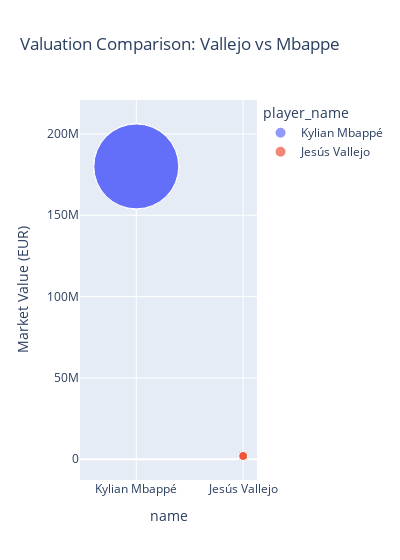

The notebook cell saved with this chart:
### Code cell
# Sample data (replace with your actual data)
# Assume you have a DataFrame named 'valuations' with columns 'player_name' and 'market_value_in_eur'

# Filter the DataFrame for Jesús Vallejo and Lionel Messi
players_to_plot = ["Jesús Vallejo", "Kylian Mbappé"]
filtered_players = test[test['name'].isin(players_to_plot)]

# Create the bubble chart
fig = px.scatter(filtered_players, x='name', y='market_value_in_eur', 
                 size='market_value_in_eur', color='player_name',
                 labels={'market_value_in_eur': 'Market Value (EUR)'}, 
                 title='Valuation Comparison: Vallejo vs Mbappe',
                width=400,
                size_max=60)

# Customize the appearance of the bubble chart
fig.update_traces(marker=dict(line=dict(width=2, color='DarkSlateGrey')),
                  selector=dict(mode='markers+text'))

# Show the chart
fig.show()

### Figure 1 — Plotly figure (JSON) as saved in the notebook; plotly's stock layout.template omitted (floating-point values rounded to 4 significant figures; data arrays with more than 128 entries replaced by an {"elided": "..."} marker saying what was removed)
{"data": [{"hovertemplate": "player_name=Kylian Mbappé<br>name=%{x}<br>Market Value (EUR)=%{marker.size}<extra></extra>", "legendgroup": "Kylian Mbappé", "marker": {"color": "#636efa", "size": {"elided": "282 int values"}, "sizemode": "area", "sizeref": 50000, "symbol": "circle"}, "mode": "markers", "name": "Kylian Mbappé", "orientation": "v", "showlegend": true, "type": "scatter", "x": {"elided": "282 str values"}, "xaxis": "x", "y": {"elided": "282 int values"}, "yaxis": "y"}, {"hovertemplate": "player_name=Jesús Vallejo<br>name=%{x}<br>Market Value (EUR)=%{marker.size}<extra></extra>", "legendgroup": "Jesús Vallejo", "marker": {"color": "#EF553B", "size": [2000000, 2000000, 2000000, 2000000, 2000000, 2000000, 2000000, 2000000, 2000000, 2000000, 2000000, 2000000, 2000000, 2000000, 2000000, 2000000, 2000000, 2000000, 2000000, 2000000, 2000000, 2000000, 2000000, 2000000, 2000000, 2000000, 2000000, 2000000, 2000000, 2000000, 2000000, 2000000, 2000000, 2000000, 2000000, 2000000, 2000000, 2000000, 2000000, 2000000, 2000000, 2000000, 2000000, 2000000, 2000000, 2000000, 2000000, 2000000, 2000000, 2000000, 2000000, 2000000, 2000000, 2000000, 2000000, 2000000, 2000000, 2000000, 2000000, 2000000, 2000000, 2000000, 2000000, 2000000, 2000000, 2000000, 2000000, 2000000, 2000000, 2000000, 2000000, 2000000, 2000000, 2000000, 2000000, 2000000, 2000000, 2000000, 2000000, 2000000, 2000000, 2000000, 2000000, 2000000, 2000000, 2000000, 2000000, 2000000, 2000000, 2000000, 2000000, 2000000, 2000000, 2000000, 2000000, 2000000, 2000000, 2000000, 2000000, 2000000, 2000000, 2000000, 2000000, 2000000, 2000000, 2000000, 2000000, 2000000, 2000000, 2000000, 2000000, 2000000, 2000000], "sizemode": "area", "sizeref": 50000, "symbol": "circle"}, "mode": "markers", "name": "Jesús Vallejo", "orientation": "v", "showlegend": true, "type": "scatter", "x": ["Jesús Vallejo", "Jesús Vallejo", "Jesús Vallejo", "Jesús Vallejo", "Jesús Vallejo", "Jesús Vallejo", "Jesús Vallejo", "Jesús Vallejo", "Jesús Vallejo", "Jesús Vallejo", "Jesús Vallejo", "Jesús Vallejo", "Jesús Vallejo", "Jesús Vallejo", "Jesús Vallejo", "Jesús Vallejo", "Jesús Vallejo", "Jesús Vallejo", "Jesús Vallejo", "Jesús Vallejo", "Jesús Vallejo", "Jesús Vallejo", "Jesús Vallejo", "Jesús Vallejo", "Jesús Vallejo", "Jesús Vallejo", "Jesús Vallejo", "Jesús Vallejo", "Jesús Vallejo", "Jesús Vallejo", "Jesús Vallejo", "Jesús Vallejo", "Jesús Vallejo", "Jesús Vallejo", "Jesús Vallejo", "Jesús Vallejo", "Jesús Vallejo", "Jesús Vallejo", "Jesús Vallejo", "Jesús Vallejo", "Jesús Vallejo", "Jesús Vallejo", "Jesús Vallejo", "Jesús Vallejo", "Jesús Vallejo", "Jesús Vallejo", "Jesús Vallejo", "Jesús Vallejo", "Jesús Vallejo", "Jesús Vallejo", "Jesús Vallejo", "Jesús Vallejo", "Jesús Vallejo", "Jesús Vallejo", "Jesús Vallejo", "Jesús Vallejo", "Jesús Vallejo", "Jesús Vallejo", "Jesús Vallejo", "Jesús Vallejo", "Jesús Vallejo", "Jesús Vallejo", "Jesús Vallejo", "Jesús Vallejo", "Jesús Vallejo", "Jesús Vallejo", "Jesús Vallejo", "Jesús Vallejo", "Jesús Vallejo", "Jesús Vallejo", "Jesús Vallejo", "Jesús Vallejo", "Jesús Vallejo", "Jesús Vallejo", "Jesús Vallejo", "Jesús Vallejo", "Jesús Vallejo", "Jesús Vallejo", "Jesús Vallejo", "Jesús Vallejo", "Jesús Vallejo", "Jesús Vallejo", "Jesús Vallejo", "Jesús Vallejo", "Jesús Vallejo", "Jesús Vallejo", "Jesús Vallejo", "Jesús Vallejo", "Jesús Vallejo", "Jesús Vallejo", "Jesús Vallejo", "Jesús Vallejo", "Jesús Vallejo", "Jesús Vallejo", "Jesús Vallejo", "Jesús Vallejo", "Jesús Vallejo", "Jesús Vallejo", "Jesús Vallejo", "Jesús Vallejo", "Jesús Vallejo", "Jesús Vallejo", "Jesús Vallejo", "Jesús Vallejo", "Jesús Vallejo", "Jesús Vallejo", "Jesús Vallejo", "Jesús Vallejo", "Jesús Vallejo", "Jesús Vallejo", "Jesús Vallejo", "Jesús Vallejo", "Jesús Vallejo"], "xaxis": "x", "y": [2000000, 2000000, 2000000, 2000000, 2000000, 2000000, 2000000, 2000000, 2000000, 2000000, 2000000, 2000000, 2000000, 2000000, 2000000, 2000000, 2000000, 2000000, 2000000, 2000000, 2000000, 2000000, 2000000, 2000000, 2000000, 2000000, 2000000, 2000000, 2000000, 2000000, 2000000, 2000000, 2000000, 2000000, 2000000, 2000000, 2000000, 2000000, 2000000, 2000000, 2000000, 2000000, 2000000, 2000000, 2000000, 2000000, 2000000, 2000000, 2000000, 2000000, 2000000, 2000000, 2000000, 2000000, 2000000, 2000000, 2000000, 2000000, 2000000, 2000000, 2000000, 2000000, 2000000, 2000000, 2000000, 2000000, 2000000, 2000000, 2000000, 2000000, 2000000, 2000000, 2000000, 2000000, 2000000, 2000000, 2000000, 2000000, 2000000, 2000000, 2000000, 2000000, 2000000, 2000000, 2000000, 2000000, 2000000, 2000000, 2000000, 2000000, 2000000, 2000000, 2000000, 2000000, 2000000, 2000000, 2000000, 2000000, 2000000, 2000000, 2000000, 2000000, 2000000, 2000000, 2000000, 2000000, 2000000, 2000000, 2000000, 2000000, 2000000, 2000000, 2000000], "yaxis": "y"}], "layout": {"legend": {"itemsizing": "constant", "title": {"text": "player_name"}, "tracegroupgap": 0}, "title": {"text": "Valuation Comparison: Vallejo vs Mbappe"}, "width": 400, "xaxis": {"anchor": "y", "domain": [0, 1], "title": {"text": "name"}}, "yaxis": {"anchor": "x", "domain": [0, 1], "title": {"text": "Market Value (EUR)"}}}}
